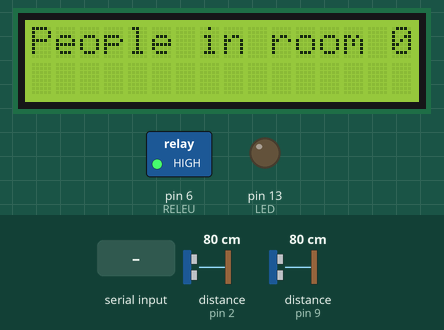
Simulated run of this sketch. Board: Arduino Uno, built with avr-gcc and run on an emulated ATmega328P. Shown: 16×2 character LCD, switched loads named in the sketch (green lamp = pin HIGH), output pins drawn as LEDs (lit = HIGH). Wiring (inferred from the names in the program): 2 × ultrasonic range finder: trigger pin 3, echo pin 2 / trigger pin 10, echo pin 9. Inputs (shaded band) come from the test bench; at power-on: distance to the obstacle (sensors on pin 2, pin 9) 80 cm. The echo pulse lasts 58.3 µs per cm; pins used as bus, display or sensor lines are not drawn.

Above: at 1.2 s.
1.3 s: "c" received over Serial
At 2.1 s:
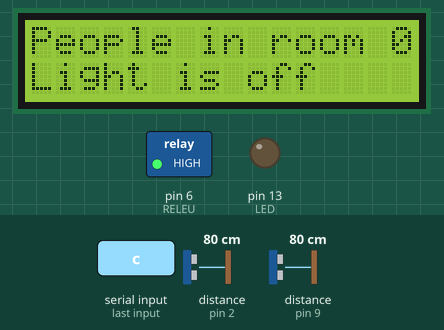
2.8 s: "a" received over Serial
At 3.3 s:
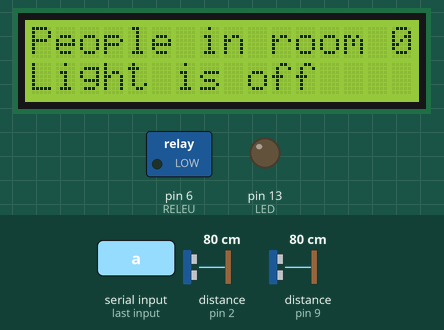
4.3 s: "b" received over Serial
At 5.2 s:
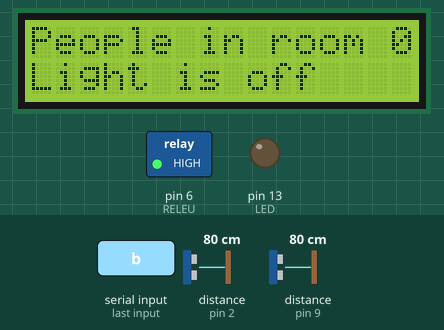
Timing chart, 0 to 7.3 s (numbered marks = the images above; inputs shaded):
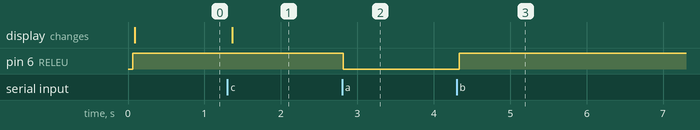

The sketch:

Cod.ino
```cpp
#include <Wire.h>
#include <LiquidCrystal_I2C.h>
LiquidCrystal_I2C lcd(0x27, 16, 2);

//definirea pinilor utilizati pentru primul senzor de proximitate
#define trigPin1 3
#define echoPin1 2       // vom folosi acest pin pentru a citi semnalul de la senzor


//definirea pinilor utilizati pentru al doilea senzor de proximitate
#define trigPin2 10
#define echoPin2 9
#define LED 13
#define RELEU 6


//variabile utilizate
long duration, distance, UltraSensor1, UltraSensor2; //vom folosi aceste variabile pentru a stoca si genera date

char data;
char sms;
char OK;

String SerialData="";
String sequence = "";

int currentPeople = 0;
int timeoutCounter = 0;


void setup()
{
  Serial.begin(9600);
  lcd.begin(); // Initializarea display-ului
  lcd.backlight();
  // setarea pinilor pentru primul senzor
  pinMode(trigPin1, OUTPUT);             // from where we will transmit the ultrasonic wave
  pinMode(echoPin1, INPUT);              // from where we will read the reflected wave
  pinMode(LED, OUTPUT);                  // from where we will control the LED
  pinMode(RELEU, OUTPUT);                // from where we will control the relay

  //setarea pinilor pentru al doilea senzor
  pinMode(trigPin2, OUTPUT);
  pinMode(echoPin2, INPUT);

  //initializarea starii LED-ului
  digitalWrite(LED,LOW);

  //initializarea starii releului
  digitalWrite(RELEU, HIGH);
}

void loop()
{

  SonarSensor(trigPin1, echoPin1);              // apelam functia SonarSensor cu pinii senzorului 1
  UltraSensor1 = distance;                      // Stocam distanta calculata in variabila pentru senzorul 1
  SonarSensor(trigPin2,echoPin2);               // apelam functia SonarSensor cu pinii senzorului 2
  UltraSensor2 = distance;                      // Stocam distanta calculata in variabila pentru senzorul 2

  while(Serial.available())
  {
    delay(10);
     if(Serial.available() != 0)
      {
        sms = Serial.read();
      }
      if(sms == 'a')
      {
        digitalWrite(RELEU, LOW);
        OK = 'a';
      }
      if( sms == 'b')
      {
        digitalWrite(RELEU, HIGH);
        OK = 'b';
      }

     if( sms == 'c')
      {
        OK = 'c';
      }
  }


  //Daca distanta citita de senzorul 1 este mai mica decat 50cm, atunci scriem 1 in secventa sequence.
  if(UltraSensor1 <= 50)
    {
    sequence += "1";
    }
  // Daca distanta citita de senzorul 2 este mai mica decat 50cm, atunci scriem 2 in secventa sequence.
  else if (UltraSensor2 <= 50){
    sequence += "2";
  }

  //Daca secventa contine mesajul "12", insemna ca primul senzor a fost activat primul, deci o persoana a intrat in camera
  if(sequence.equals("12")){
    currentPeople++;        // Incrementam numarul de persoane din camera
    sequence="";            // Resetam secventa
    //delay(100);
    Serial.print(currentPeople);
  }
  //Daca secventa contine mesajul "21", insemna ca al doilea senzor a fost activat primul, deci o persoana a iesit din camera
  else if(sequence.equals("21") && currentPeople > 0){
    currentPeople--;        // Decrementam numarul de persoane din camera
    sequence="";            // Resetam secventa
    Serial.print(currentPeople);
    //delay(10);
  }

  //Resetam secventa daca rezultatul e invalid, adica contine 11 / 22 sau mai mult de 2 cifre
  if(sequence.length() > 2 || sequence.equals("11") || sequence.equals("22") || timeoutCounter > 200){
    sequence="";
  }

  if(sequence.length() == 1){ //
    timeoutCounter++;
  }else{
    timeoutCounter=0;
  }

  // Verificam daca in camera exista cel putin o persoana.
  // Daca da, LED-ul se activeaza, iar pe display este afisat daca lumina este aprinsa sau nu.
  if( OK == 'c')
  {
    if(currentPeople >= 1)
    {
      digitalWrite(RELEU, LOW);
      digitalWrite(LED, HIGH);
      lcd.setCursor(0,1);
      lcd.print("Light is on ");
      //Serial.print("Light is on");
    }else{
      digitalWrite(RELEU, HIGH);
      digitalWrite(LED, LOW);
      lcd.setCursor(0,1);
      lcd.print("Light is off ");
      //Serial.print("Light is off");
    }
  }

  // Afisam pe display numarul de persoane din camera
  lcd.setCursor(0,0);
  lcd.print("People in room ");
  lcd.print(currentPeople);
  //delay(100);
}

// Functia SonarSenzor
void SonarSensor(int trigPinSensor,int echoPinSensor)
{

  digitalWrite(trigPinSensor, LOW);
  delayMicroseconds(2);
  digitalWrite(trigPinSensor, HIGH);
  delayMicroseconds(10);
  digitalWrite(trigPinSensor, LOW);

  //  citim distanta
  duration = pulseIn(echoPinSensor, HIGH);// functia pulseIn returneaza cat timp senzorul echopin a fost HIGH
  distance= (duration/2) / 29.1;          // calculul distantei
}
```

Measured:
- after the input at 1.3 s, the display: changes after 0.06 s (image 1)
- after the input at 2.8 s, pin 6 (RELEU): HIGH → LOW at once
- after the input at 4.3 s, pin 6 (RELEU): LOW → HIGH at once
